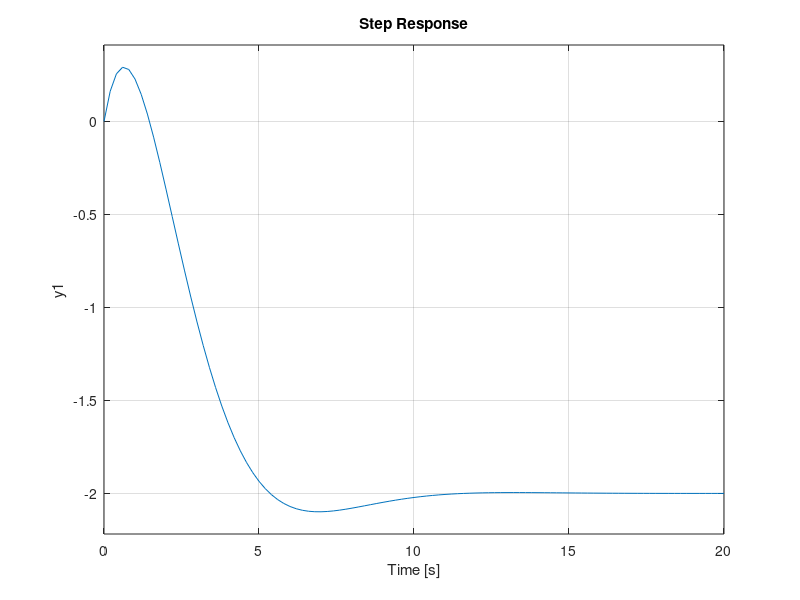

Reproduce this figure in MATLAB. (Note: this script raises an error after producing the figure.)
%% -- Primer orden sencillo -- %%
root = -12;
polinomio = poly(root);
sis = tf(1,polinomio);
pzmap(sis);
step(sis);
%% -- Segundo orden sencillo -- %%
root = [-2;0];
polinomio = poly(root);
sis = tf(1,polinomio);
pzmap(sis);
step(sis);
%% -- Segundo orden con parte compleja -- %%
root = [-0.2+5i; -0.2-5i];
polinomio = poly(root);
sis = tf(1,polinomio);
pzmap(sis);
step(sis);
%% -- Primer orden con ceros -- %%
polos = -2;
ceros = -1;
polos_poli = poly(polos);
ceros_poli = poly(ceros);
sis = tf(ceros_poli,polos_poli);
pzmap(sis);
step(sis);
%% -- Segundo orden con ceros -- %%
polos = [-0.5+0.5i; -0.5-0.5i];
ceros = 1;
polos_poli = poly(polos);
ceros_poli = poly(ceros);
sis = tf(ceros_poli,polos_poli);
pzmap(sis);
step(sis);
%% -- Ejercicio de paso de diagrama de bloque a función de transferencia -- %%
syms C D A x s;
M = [1 0 0 0 -D;
     0 1 0 0 0;
     0 -1 0 -1 1;
     0 0 -C 0 0;
     0 0 1 0 0
    ];
E = [0; x*A; 0; 0; x/s];
I = M \ E;